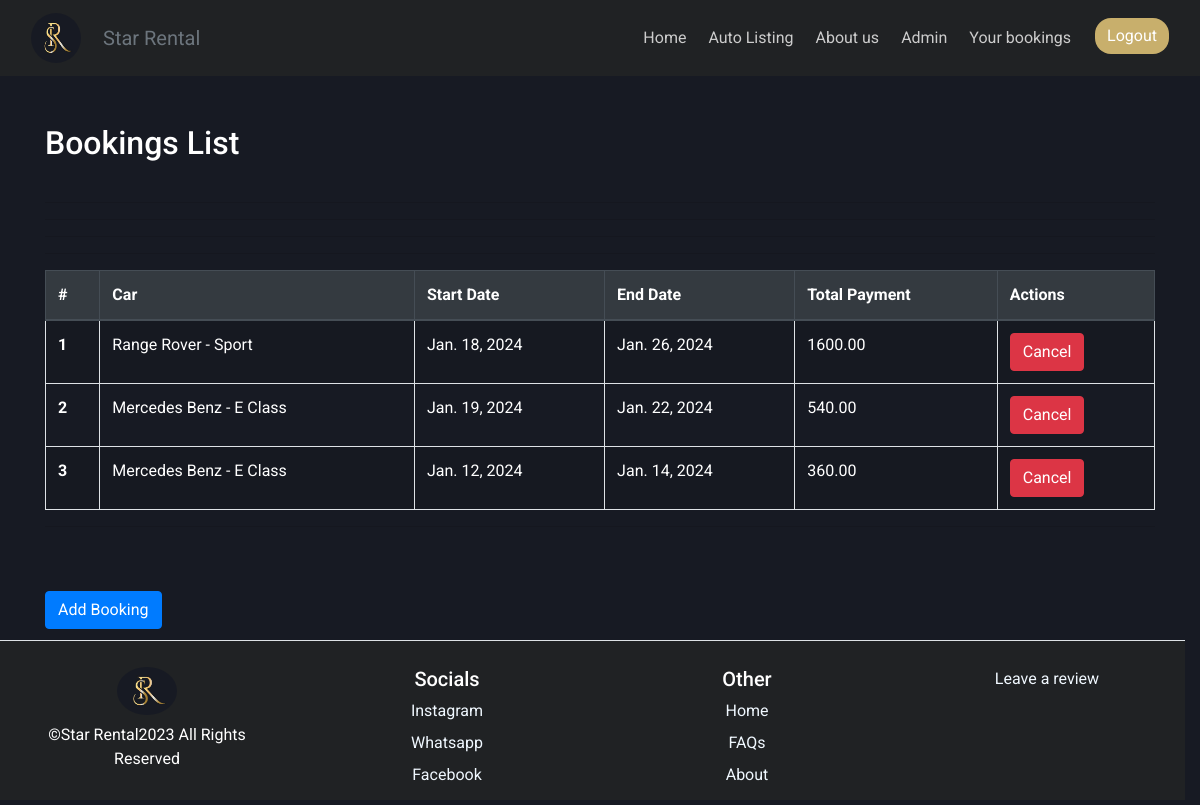
The app's page /bookings (signed in) with its own data.
### rental/models.py (models this page shows, shortened)
class Booking(models.Model):
    car = models.ForeignKey(Car, on_delete=models.DO_NOTHING)
    CUSTOMER = models.ForeignKey(Customer, on_delete=models.DO_NOTHING, null=True)
    name = models.CharField(max_length=30)
    phone_number=models.CharField(max_length=12, help_text="Please enter your phone number +2556912345678", null=True)
    start_date = models.DateField()
    end_date = models.DateField()
    total_payment = models.DecimalField(max_digits=10, decimal_places=2, null=True, blank=True)

class Car(models.Model):
    Gearbox1 = "Automatic"
    Gearbox2 = "Manual"
    GearboxChoices = [
        (Gearbox1, "Automatic"),
        (Gearbox2, "Manual")
    ]
    Fuel1 = "Petrol"
    Fuel2 = "Diesel"
    Fuel3 = "LPG"
    Fuel4 = "Electric"
    FuelChoices = [
        (Fuel1, "Petrol"),
        (Fuel2, "Diesel"),
        (Fuel3, "LPG"),
        (Fuel4, "Electric")
    ]
    brand = models.CharField(max_length=30, null=False)
    model = models.CharField(max_length=30, null=False)
    gearbox = models.CharField(max_length=20, choices=GearboxChoices, default="Manual")
    fuel = models.CharField(max_length=20, choices=FuelChoices, default="Diesel")
    production_year = models.PositiveIntegerField()
    color = models.CharField(max_length=30, null=False)
    daily_rate = models.DecimalField(max_digits=10, decimal_places=2, null=False)
    discounted_daily_rate = models.DecimalField(max_digits=10, decimal_places=2, null=True, blank=True)
    images = models.ManyToManyField("CarImage", related_name="car_images", blank=False)
    location = models.CharField(default="StarRental", max_length=50)
    available = models.BooleanField(default=True)
    def __str__(self):
        return f"{self.brand} - {self.model}"

### rental/views.py (the view)
# urls.py: path('bookings', BookingsView.as_view(), name="bookings"),
@method_decorator(login_required, name="dispatch")
class BookingsView(ListView):
    model = Booking
    template_name = "bookings.html"
    context_object_name = "bookings_list"
    def get_queryset(self):
        return Booking.objects.filter(CUSTOMER__user=self.request.user)

### rental/context_processors.py (called while the page is built)
def staff_account(request):
    staff_account_value = False  # Default value
    if request.user.is_authenticated:
        try:
            customer_instance = Customer.objects.get(user=request.user)
            staff_account_value = customer_instance.staff_account
        except Customer.DoesNotExist:
            pass
    return {'staff_account': staff_account_value}

### rental/templates/bookings.html (shortened to what this page needs)
{% extends "base.html" %}
{% load static %}
{% block links %}
<link rel="stylesheet" href="{% static 'css/bookings.css' %}">
{% endblock %}
{% block content %}
  <div class="container mt-5">
    <h2 class="mb-4">Bookings List</h2>
    <div class="table-responsive">
      <table class="table table-bordered table-striped">
        <thead class="thead-dark">
          <tr>
            <th scope="col">#</th>
            <th scope="col">Car</th>
            <th scope="col">Start Date</th>
            <th scope="col">End Date</th>
            <th scope="col">Total Payment</th>
            <th scope="col">Actions</th>
          </tr>
        </thead>
        <hr>
        <tbody>
          {% for booking in bookings_list %}
            <tr>
              <th scope="row">{{ forloop.counter }}</th>
              <td>{{ booking.car }}</td>
              <td>{{ booking.start_date }}</td>
              <td>{{ booking.end_date }}</td>
              <td>{{ booking.total_payment }}</td>
              <td>
                <form method="post" action={% url "rental:cancel_booking" booking.id %}>
                  <button type="submit" class="btn btn-danger">Cancel</button>
                </form>
              </td>
            </tr>
            <hr>
          {% endfor %}
        </tbody>
      </table>
      <hr>
      <a href={% url "rental:auto_listing" %} class="btn btn-primary mt-5">Add Booking</a>
    </div>
  </div>
{% endblock %}

### static/css/main.css (style rules this page uses)
body { background-color: #171A23; }

### static/css/base.css (style rules this page uses)
* { font-family: 'Roboto', sans-serif; }
body { display: flex; flex-direction: column; min-height: 100vh; width:100vw }

### static/css/aboutus.css (style rules this page uses)
body { background-color: #171A23; color: #ffffff; }

### static/css/bookings.css (style rules this page uses)
td, th { color: white; }

### records on screen
Booking: car "Range Rover - Sport", start_date "Jan. 18, 2024", end_date "Jan. 26, 2024", total_payment "1600.00"
Booking: car "Mercedes Benz - E Class", start_date "Jan. 19, 2024", end_date "Jan. 22, 2024", total_payment "540.00"
Booking: car "Mercedes Benz - E Class", start_date "Jan. 12, 2024", end_date "Jan. 14, 2024", total_payment "360.00"
